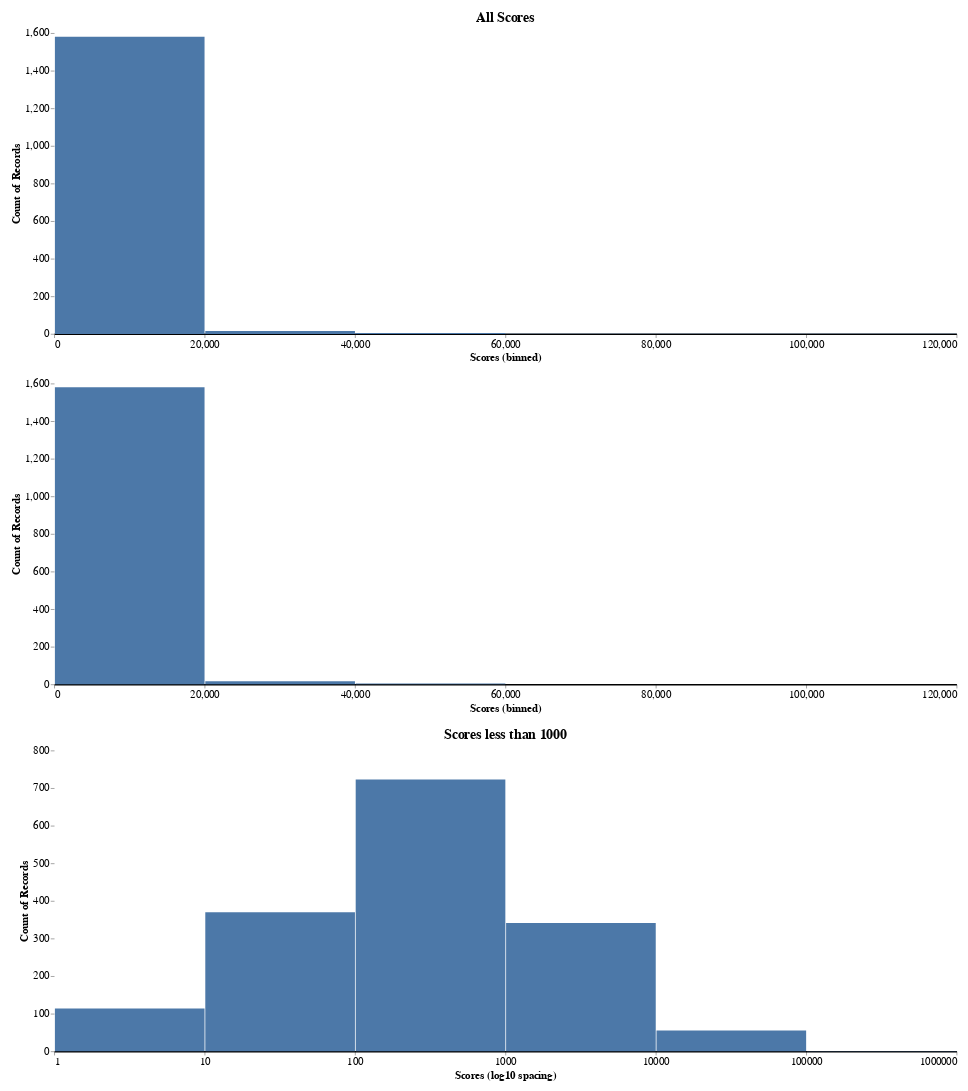

The notebook cell this image was saved under:
### Markdown cell above
### Histogram for Total Votes

### Code cell
post_scores = post_votes_df[["Scores"]].dropna()

brush = alt.selection_interval(encodings=['x'])
# Create a histogram for the net votes
chart_post_scores_1 = alt.Chart(post_scores).mark_bar().encode(
    x=alt.X("Scores:Q").bin(alt.Bin(extent=[post_scores["Scores"].min(), post_scores["Scores"].max()])),
    y=alt.Y("count()"),
    tooltip=["count()"],  # Show the count when hovering over the bar
).properties(
    width=1200,
    height=400,
    title="All Scores",
).add_params(
    brush
)

chart_post_scores_2 = alt.Chart(post_scores).mark_bar().encode(
    x=alt.X("Scores:Q").bin(alt.Bin(maxbins=7)),
    y=alt.Y("count()"),
    tooltip=["count()"],  # Show the count when hovering over the bar
).properties(
    width=1200,
    height=400,
).transform_filter(
    brush
)

post_scores_logged = post_scores.copy()
post_scores_logged["Scores"] = post_scores_logged["Scores"].map(lambda x: np.log10(x) if x > 0 else 0)
chart_post_scores_3 = alt.Chart(post_scores_logged).mark_bar().encode(
    x=alt.X("Scores:Q", title="Scores (log10 spacing)", axis=alt.Axis(labelExpr="pow(10, datum.value)")).bin(),
    y=alt.Y("count()"),
    tooltip=["count()"],  # Show the count when hovering over the bar
).properties(
    width=1200,
    height=400,
    title="Scores less than 1000",
)

(chart_post_scores_1 | chart_post_scores_2).save("figures/post_votes/altair_post_scores_1.html")
chart_post_scores_3.save("figures/post_votes/altair_post_scores_3.html")
chart_post_scores_3.save("figures/post_votes/altair_post_scores_3.png")

chart_post_scores = alt.vconcat(chart_post_scores_1, chart_post_scores_2, chart_post_scores_3).configure(
    padding={"left": 15, "right": 15, "top": 15, "bottom": 15},
    title={"fontSize": 18},
).configure_view(
    stroke=None,
).configure_axisX(
    labelFontSize=14,
    titleFontSize=14,
    grid=False,  # Remove the grid
    domainWidth=2,  # Set the width of the axis line
    domainColor="#000"  # Set the color of the axis line
).configure_axisY(
    labelFontSize=14,
    titleFontSize=14,
    grid=False,  # Remove the grid
    domain=False,  # Remove the axis line
)
chart_post_scores

### Figure 1 — Vega-Lite specification as saved in the notebook (floating-point values rounded to 4 significant figures; data arrays with more than 128 entries replaced by an {"elided": "..."} marker saying what was removed)
{"config": {"view": {"continuousWidth": 300, "continuousHeight": 300, "stroke": null}, "axisX": {"domainColor": "#000", "domainWidth": 2, "grid": false, "labelFontSize": 14, "titleFontSize": 14}, "axisY": {"domain": false, "grid": false, "labelFontSize": 14, "titleFontSize": 14}, "padding": {"left": 15, "right": 15, "top": 15, "bottom": 15}, "title": {"fontSize": 18}}, "vconcat": [{"data": {"name": "data-df7479d5b8c1ad2fb056b182f8ea6a4a"}, "mark": {"type": "bar"}, "encoding": {"tooltip": [{"aggregate": "count", "type": "quantitative"}], "x": {"bin": {"extent": [0.0, 101600.0]}, "field": "Scores", "type": "quantitative"}, "y": {"aggregate": "count", "type": "quantitative"}}, "height": 400, "name": "view_2", "title": "All Scores", "width": 1200}, {"data": {"name": "data-df7479d5b8c1ad2fb056b182f8ea6a4a"}, "mark": {"type": "bar"}, "encoding": {"tooltip": [{"aggregate": "count", "type": "quantitative"}], "x": {"bin": {"maxbins": 7}, "field": "Scores", "type": "quantitative"}, "y": {"aggregate": "count", "type": "quantitative"}}, "height": 400, "transform": [{"filter": {"param": "param_1"}}], "width": 1200}, {"data": {"name": "data-b6de69e91e07cf7a1fc93b718102867c"}, "mark": {"type": "bar"}, "encoding": {"tooltip": [{"aggregate": "count", "type": "quantitative"}], "x": {"axis": {"labelExpr": "pow(10, datum.value)"}, "bin": {}, "field": "Scores", "title": "Scores (log10 spacing)", "type": "quantitative"}, "y": {"aggregate": "count", "type": "quantitative"}}, "height": 400, "title": "Scores less than 1000", "width": 1200}], "params": [{"name": "param_1", "select": {"type": "interval", "encodings": ["x"]}, "views": ["view_2"]}], "$schema": "https://vega.github.io/schema/vega-lite/v5.15.1.json", "datasets": {"data-df7479d5b8c1ad2fb056b182f8ea6a4a": {"elided": "1604 records"}, "data-b6de69e91e07cf7a1fc93b718102867c": {"elided": "1604 records"}}}
